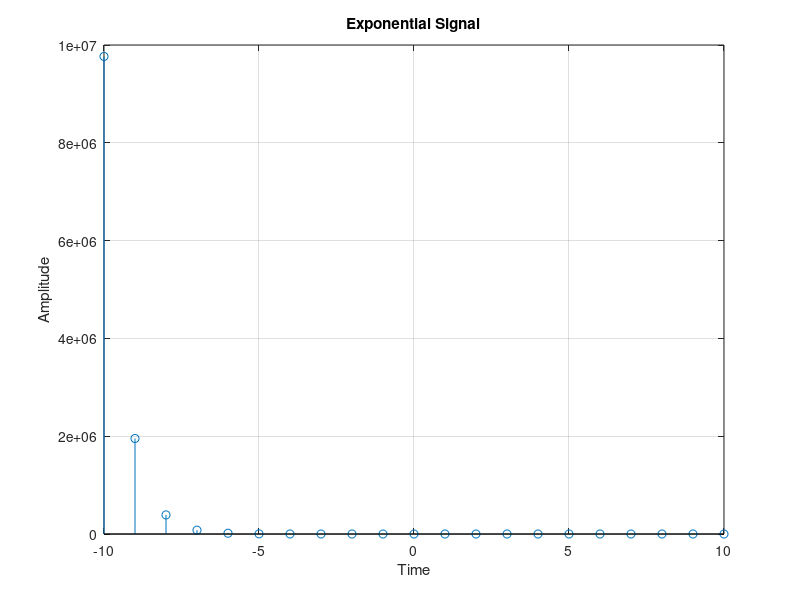

Reproduce this figure in MATLAB.
%Prithviraj_2254901101
clc;clear all;close all;
n=-10:10;
a=input('Enter a= ');
x=a.^-n; %element by element
stem(n,x);
xlabel('Time');
ylabel('Amplitude');
title('Exponential Signal');
grid on;
